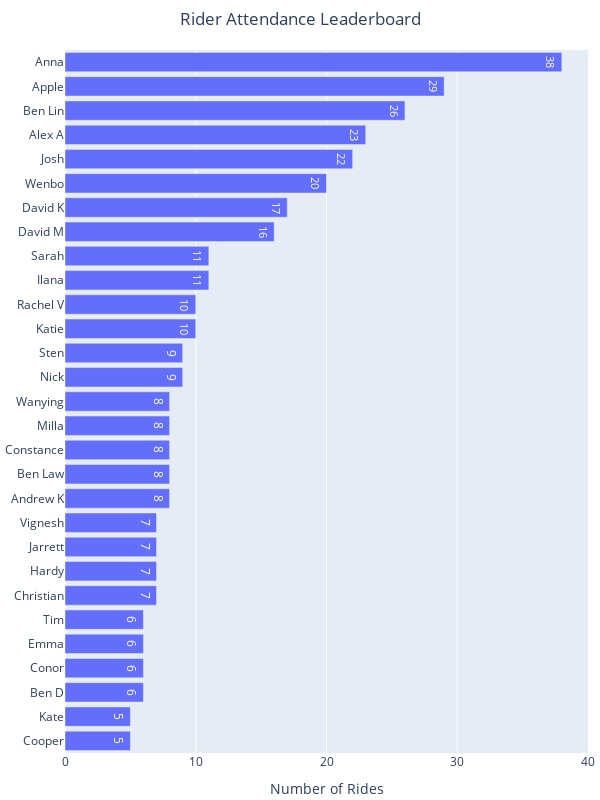

Here is the notebook cell this chart was saved with:
### Code cell
fig = px.bar(
    attendance_regular, 
    y="rider", x="count",
    title="Rider Attendance Leaderboard", 
    text_auto=True)
fig.update_layout(
    title_x=0.5,
    width=600,
    height=800,
    margin=dict(l=5, r=5, t=50, b=5),  # left, right, top, bottom margins
    yaxis=dict(title=None, categoryorder='total ascending'),
    xaxis_title='Number of Rides',
    barmode='stack',
)

fig.show()
fig.write_image(f'{year}/attendance_counts_{year}.png', format='png')

### Figure 1 — Plotly figure (JSON) as saved in the notebook; plotly's stock layout.template omitted (floating-point values rounded to 4 significant figures)
{"data": [{"alignmentgroup": "True", "hovertemplate": "count=%{x}<br>rider=%{y}<extra></extra>", "legendgroup": "", "marker": {"color": "#636efa", "pattern": {"shape": ""}}, "name": "", "offsetgroup": "", "orientation": "h", "showlegend": false, "textposition": "auto", "texttemplate": "%{x}", "type": "bar", "x": [23, 8, 38, 29, 6, 8, 26, 7, 6, 8, 5, 17, 16, 6, 7, 11, 7, 22, 5, 10, 8, 9, 10, 11, 9, 6, 7, 8, 20], "xaxis": "x", "y": ["Alex A", "Andrew K", "Anna", "Apple", "Ben D", "Ben Law", "Ben Lin", "Christian", "Conor", "Constance", "Cooper", "David K", "David M", "Emma", "Hardy", "Ilana", "Jarrett", "Josh", "Kate", "Katie", "Milla", "Nick", "Rachel V", "Sarah", "Sten", "Tim", "Vignesh", "Wanying", "Wenbo"], "yaxis": "y"}], "layout": {"barmode": "stack", "height": 800, "legend": {"tracegroupgap": 0}, "margin": {"b": 5, "l": 5, "r": 5, "t": 50}, "title": {"text": "Rider Attendance Leaderboard", "x": 0.5}, "width": 600, "xaxis": {"anchor": "y", "domain": [0, 1], "title": {"text": "Number of Rides"}}, "yaxis": {"anchor": "x", "categoryorder": "total ascending", "domain": [0, 1], "title": {}}}}
